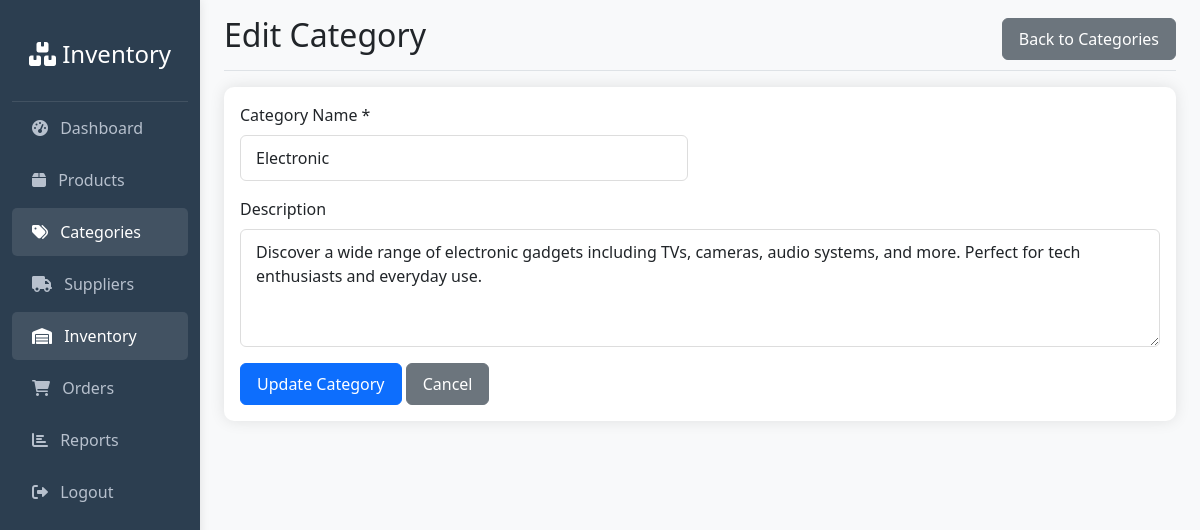
Screenshot of /modules/categories/edit.php?id=1 with the database file from the repository.
### tables this page shows
CREATE TABLE `categories` (
  `id` int(11) NOT NULL,
  `name` varchar(100) NOT NULL,
  `description` text DEFAULT NULL,
  `created_at` timestamp NOT NULL DEFAULT current_timestamp()
);

### modules/categories/edit.php (the view, shortened to what this page needs)
<?php
$database = new Database();
$conn = $database->getConnection();
$category_id = $_GET['id'];
$query = "SELECT * FROM categories WHERE id = :id";
$stmt = $conn->prepare($query);
$stmt->bindParam(':id', $category_id);
$stmt->execute();
$category = $stmt->fetch(PDO::FETCH_ASSOC);
require_once '../../includes/header.php';
require_once '../../includes/sidebar.php';
?>
<main class="col-md-9 ms-sm-auto col-lg-10 px-md-4">
    <div class="d-flex justify-content-between flex-wrap flex-md-nowrap align-items-center pt-3 pb-2 mb-3 border-bottom">
        <h1 class="h2">Edit Category</h1>
        <a href="index.php" class="btn btn-secondary">Back to Categories</a>
    </div>
    <div class="card">
        <div class="card-body">
            <form method="POST" action="">
                <div class="row">
                    <div class="col-md-6">
                        <div class="mb-3">
                            <label for="name" class="form-label">Category Name *</label>
                            <input type="text" class="form-control" id="name" name="name"
                                   value="<?php echo htmlspecialchars($category['name']); ?>" required>
                        </div>
                    </div>
                </div>
                <div class="mb-3">
                    <label for="description" class="form-label">Description</label>
                    <textarea class="form-control" id="description" name="description" rows="4"><?php echo htmlspecialchars($category['description']); ?></textarea>
                </div>
                <button type="submit" class="btn btn-primary">Update Category</button>
                <a href="index.php" class="btn btn-secondary">Cancel</a>
            </form>
        </div>
    </div>
</main>
<?php require_once '../../includes/footer.php'; ?>

### assets/css/style.css (style rules this page uses)
:root { --primary-color: #3498db; --secondary-color: #2c3e50; --success-color: #27ae60; --danger-color: #e74c3c; --warning-color: #f39c12; --info-color: #17a2b8; }
body { font-family: 'Segoe UI', Tahoma, Geneva, Verdana, sans-serif; background-color: #f8f9fa; }
.card { border: none; box-shadow: 0 0 15px rgba(0,0,0,0.1); border-radius: 10px; margin-bottom: 20px; }
.btn { border-radius: 6px; padding: 8px 16px; font-weight: 500; }
.form-control, .form-select { border-radius: 6px; border: 1px solid #ddd; padding: 10px 15px; }

### rows the page displays
categories: name "Electronic", description "Discover a wide range of electronic gadgets including TVs, cameras, audio systems, and more. Perfect for tech enthusiasts and everyday use."
